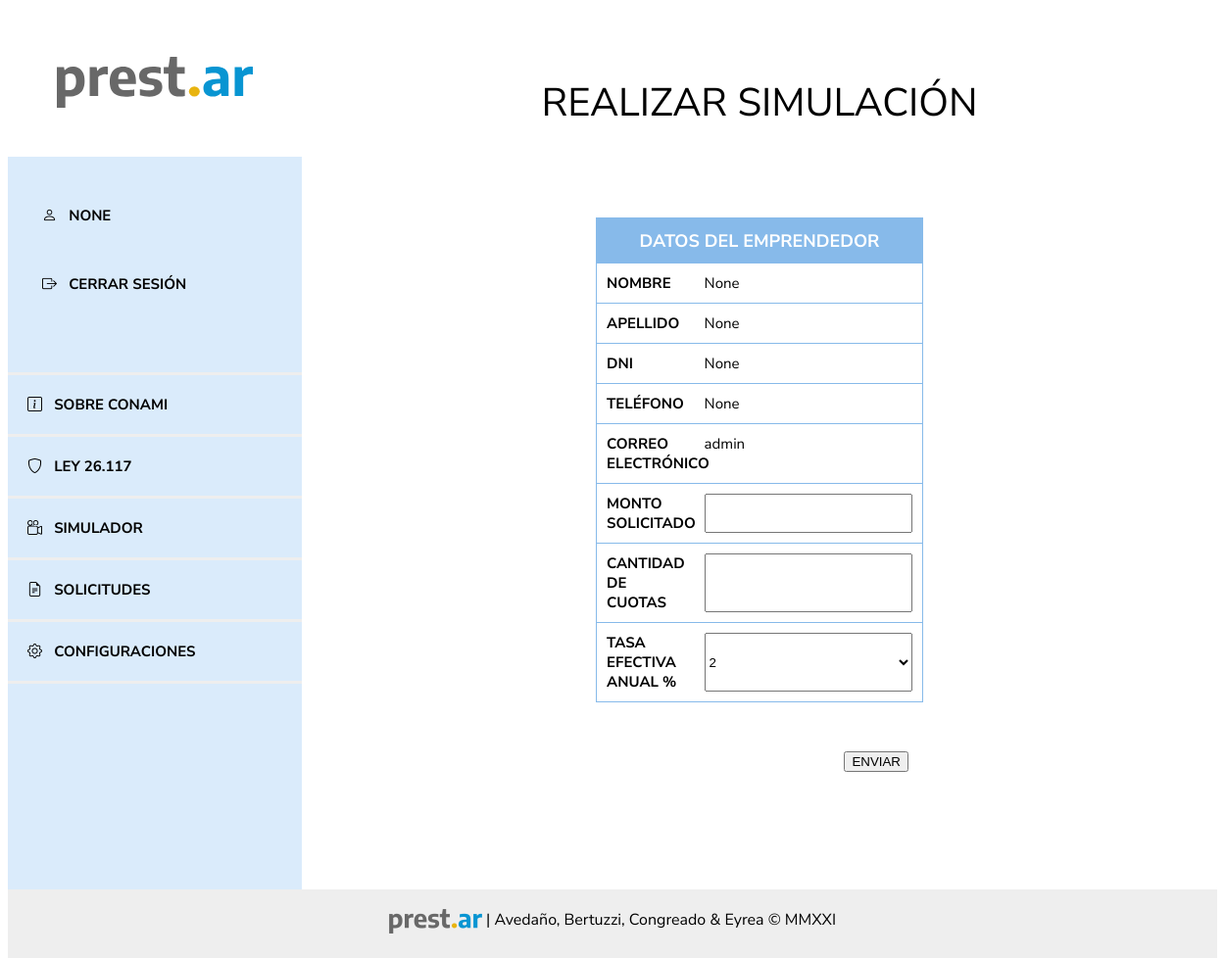
The page /simulador/new/ (signed in) on the database as committed earlier.
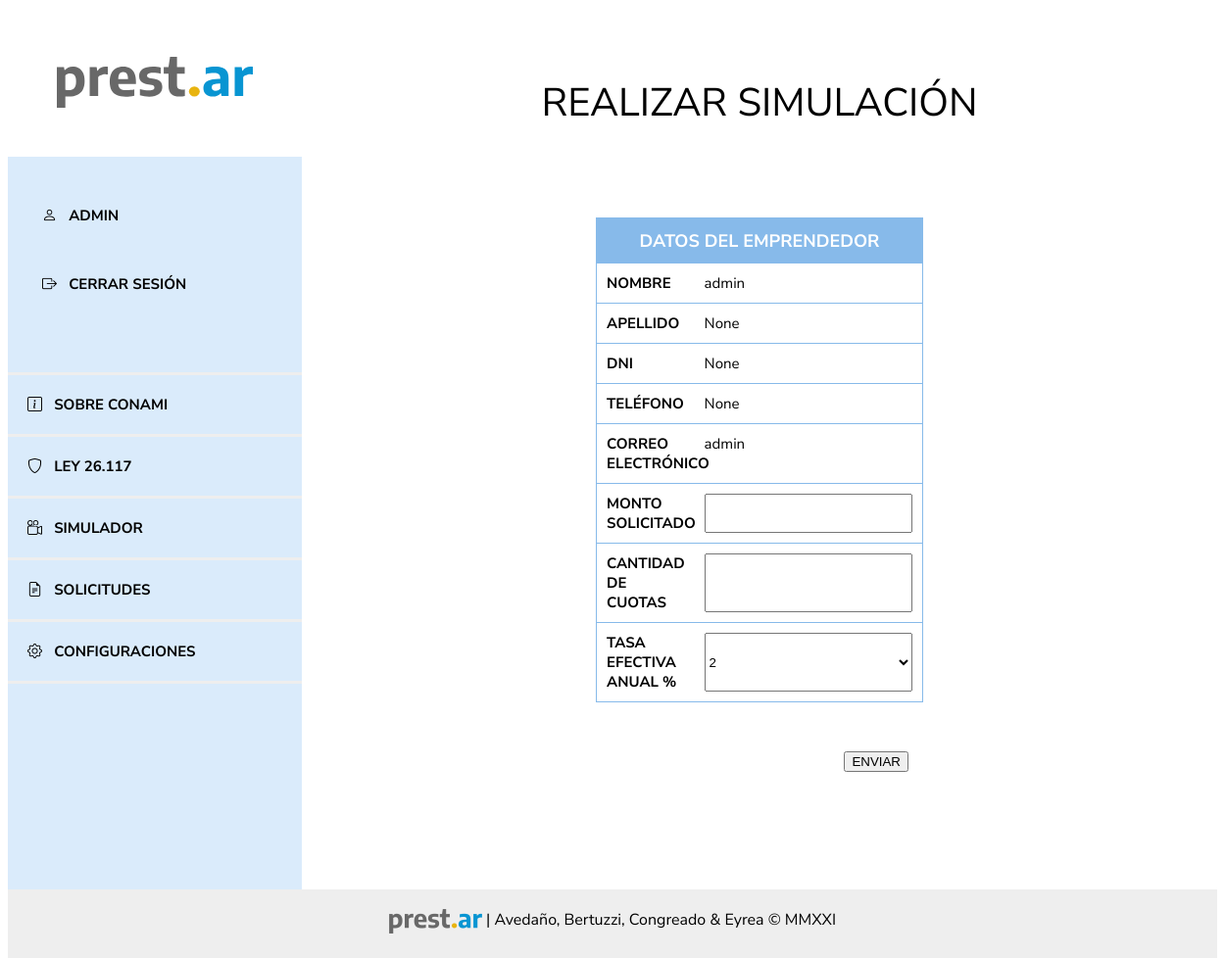
The same page on the database as committed later.
### accounts/models.py (models this page shows, shortened)
class Emprendedor(AbstractUser):
    GENEROS_LISTA = [
        ('F', 'Femenino'),
        ('M', 'Masculino'),
        ('X', 'Otre'),
    ]
    IDENTIDAD_LISTA = [
        ('Mujer cis', 'Mujer'),
        ('Hombre cis', 'Hombre'),
        ('Mujer trans', 'Mujer trans'),
        ('Hombre trans', 'Hombre trans'),
        ('No binarie', 'No binarie'),
        ('No declara', 'Prefiero no decir'),
    ]
    ESTADO_CIVIL = [
        ('Soltero', 'Soltero'),
        ('Casado', 'Casado'),
        ('Divorciado', 'Dovorciado'),
        ('Viudo', 'Viudo'),
        ('Concubinato', 'Concubinato'),
        ('Unión Civil', 'Unión civil'),
    ]
    NIVEL_EDUCATIVO = [
        ('Primario incompleto', 'Primario incompleto'),
        ('prim_comp', 'Primario completo'),
        ('Primario completo', 'Secundario incompleto'),
        ('Secundario completo', 'Secundario completo'),
        ('Terciario incompleto', 'Terciario incompleto'),
        ('Terciario completo', 'Terciario completo'),
        ('Universitario incompleto', 'Universitario incompleto'),
        ('Universitario completo', 'Universitario completo'),
    ]
    nombre = models.CharField(max_length=200, null=True)
    apellido = models.CharField(max_length=200, null=True)
    genero = models.CharField(max_length=200, choices=GENEROS_LISTA)
    identidad = models.CharField(
        max_length=200, choices=IDENTIDAD_LISTA, blank=True, null=True)
    dni = models.IntegerField(null=True)
    fec_nac = models.DateField(null=True)
    estado_civil = models.CharField(
        max_length=200, choices=ESTADO_CIVIL, null=True)
    telefono = models.IntegerField(null=True)
    celular = models.BooleanField(default=True)
    email = models.CharField(max_length=200, null=True)
    educacion = models.CharField(
        max_length=200, choices=NIVEL_EDUCATIVO, null=True)
    provincia = models.CharField(max_length=20)
    domicilio = models.ForeignKey(
        "prestamos.Domicilio", on_delete=models.CASCADE, null=True)

### prestamos/views.py (the view)
# urls.py: path('simulador/new/', views.simulacion_new, name='simulacion_new'),
def simulacion_new(request):
    if request.method == "POST":
        form = SimulacionForm(request.POST)
        if form.is_valid():
            simulacion = form.save(commit=False)
            if simulacion.importe_solicitado <= int(12*(simulacion.smvm.monto)):
                if request.user.is_authenticated:
                    simulacion.author = request.user
                simulacion.save()
                return redirect('simulacion_detail', pk=simulacion.pk)
            else:
                maximo = str(12*(simulacion.smvm.monto))
                messages.error(
                    request, f'El monto solicitado supera los 12 salarios mínimos. Ingresar un monto inferior a ${maximo}')
    else:
        form = SimulacionForm()
    return render(request, 'simulador/simulacion_edit.html', {'form': form})

### prestamos/forms.py
class SimulacionForm(forms.ModelForm):
    class Meta:
        model = Simulacion
        fields = ['apellido', 'nombre', 'telefono', 'email', 'importe_solicitado',
                  'cant_cuotas', 'tasa_anual', 'dni']

### prestamos/models.py (called while the page is built)
    def __str__(self):
        return '{}'.format(self.tasa)

### prestamos/templates/simulador/simulacion_edit.html (shortened to what this page needs)
{% extends 'base.html' %}
{% block content %}
<header>
	REALIZAR SIMULACIÓN
</header>
<main>
    <form target="_self"  method="POST" class="simulacion-form">{% csrf_token %}
			<div class="caja">
     			<div class="grid-item titulo">DATOS DEL EMPRENDEDOR</div>
                 {% if user.is_authenticated %}
                <div class="grid-item texto">NOMBRE</div>
                <div class="grid-item">{{ user.nombre }}</div>
                <div class="grid-item texto">APELLIDO</div>
                <div class="grid-item">{{ user.apellido }}</div>
                <div class="grid-item texto">DNI</div>
                <div class="grid-item">{{ user.dni }}</div>
                <div class="grid-item texto">TELÉFONO</div>
                <div class="grid-item">{{ user.telefono }}</div>
                <div class="grid-item texto">CORREO ELECTRÓNICO</div>
                <div class="grid-item">{{ user.username }}</div>
                {% endif %}
                <div class="grid-item texto">MONTO SOLICITADO</div>
                <div class="grid-item">{{ form.importe_solicitado }}</div>
                <div class="grid-item texto">CANTIDAD DE CUOTAS</div>
                <div class="grid-item">{{ form.cant_cuotas }}</div>
                <div class="grid-item texto">TASA EFECTIVA ANUAL %</div>
                <div class="grid-item">{{ form.tasa_anual }}</div>
			</div>
		        <button class="save btn btn-default">ENVIAR</button>
	</form>
</main>
{% endblock %}

### templates/base.html (shortened to what this page needs)
{% load static %}
<html>
  <head>
    <link rel="stylesheet" href="https://cdn.jsdelivr.net/npm/bootstrap-icons@1.7.2/font/bootstrap-icons.css">
    <link rel="stylesheet" href="{% static 'css/prestamos.css' %}">
    <link rel="stylesheet" href="{% static 'css/style.css' %}">
  </head>
<body>
  <nav class="navigation">
    <ul class="menu mainmenu">
        <div class="menuheader"><img style="width: 200px" src="/static/img/prestar_negro.svg" alt="Prest.Ar"></div>
        <div class="menu menufooter">
          {% if user.is_authenticated %}
          <p class="mayus"><i class="bi bi-person"></i>&nbsp;&nbsp;&nbsp;{{ user.nombre }}</p>
          <br>
          <p><a href="{% url 'logout' %}"><i class="bi bi-box-arrow-right"></i>&nbsp;&nbsp;&nbsp;CERRAR SESIÓN</span></a><p>
          {% else %}
          <div>EL USUARIO NO SE ENCUENTRA AUTENTICADO</div>
          <br>
          <br>
          <p><a href="{% url 'login' %}"><i class="bi bi-box-arrow-in-right"></i>&nbsp;&nbsp;&nbsp;ACCEDER</a><p>
          {% endif %}
        </div>
        <li><a href="{% url 'sobre_conami' %}"><div class="botones button1"><i class="bi bi-info-square"></i>&nbsp;&nbsp;&nbsp;SOBRE CONAMI</div></a></li>
        <li><a target="_blank" href="http://servicios.infoleg.gob.ar/infolegInternet/anexos/115000-119999/118062/norma.htm"><div class="botones button4"><i class="bi bi-shield"></i></i>&nbsp;&nbsp;&nbsp;LEY 26.117</div></a></li>
        <li><a href="{% url 'sim_index' %}"><div class="botones button2"><i class="bi bi-camera-reels"></i>&nbsp;&nbsp;&nbsp;SIMULADOR</div></a>
        </li>
      {% if user.is_authenticated %}
        <li><div class="botones button2"><i class="bi bi-file-earmark-text"></i>&nbsp;&nbsp;&nbsp;SOLICITUDES</div>
        </li>
      {% endif %}
      {% if user.is_staff %}
        <li><div class="botones button5"><i class="bi bi-gear"></i>&nbsp;&nbsp;&nbsp;CONFIGURACIONES</div>
        </li>
      {% endif %}
    </ul>
  </nav>
  {% block content %}
  {% endblock %}
  <footer>
    <div style="padding-top:20px"><img style="vertical-align:middle" src="/static/img/prestar_negro_CHICO.png" alt="Prest.Ar"> | Avedaño, Bertuzzi, Congreado & Eyrea © MMXXI</div>
  </footer>
  </body>
</html>

Rows that differ between the two databases and show on the page:
changed Emprendedor "admin": nombre "NONE" → "ADMIN"; nombre "None" → "admin"
